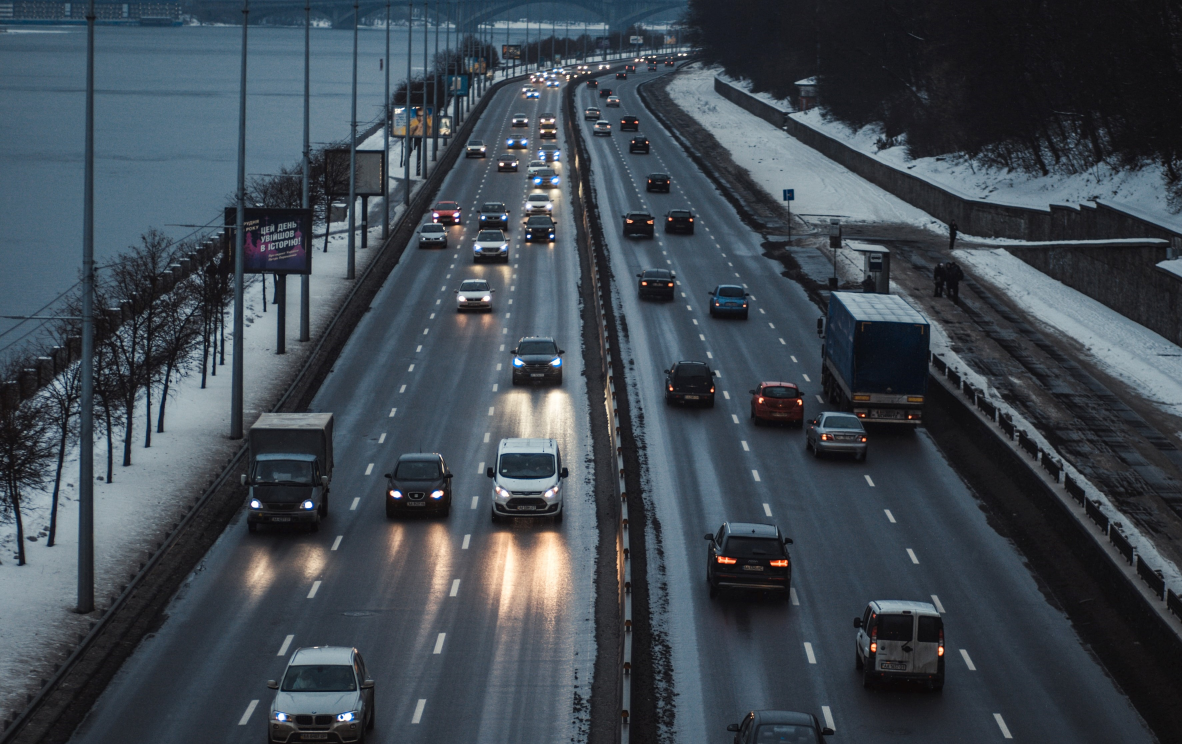
#> input picture Backy.jpg, 3546 x 2232 px, given in place of the camera (shown at 1/3 size)
$ python 'Speed Detection.py'
#> lines starting #> are read from the running program, lines starting #| are printed output that depends on the picture
import cv2
import numpy as np
import time
import matplotlib.pyplot as plt
import math


cap = cv2.VideoCapture(0)
startx = -1

def capture():
    print("Speed Detector ON")
    global startx
    startx = -1
    ####### capture startx
    _, prevc = cap.read()
#> prevc is the input picture: shape (2232, 3546, 3); mean B, G, R 81.7, 72.9, 63.8
    prevc= cv2.flip(prevc, 1)
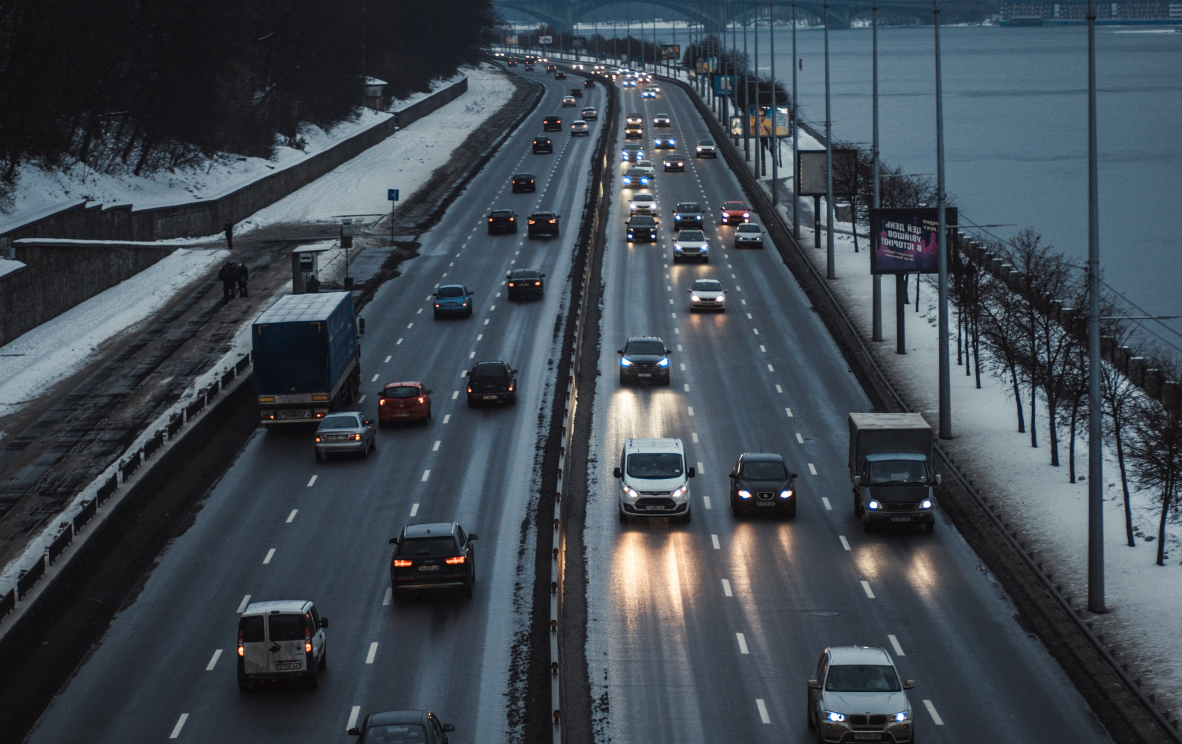
#> prevc: shape (2232, 3546, 3) (shown at 1/3 size); mean B, G, R 81.7, 72.9, 63.8

    while True:
        _, newc = cap.read()
        newc = cv2.flip(newc, 1)
        diffc = cv2.absdiff(prevc, newc)
#> diffc: shape (2232, 3546, 3); every value is 0
        diffc = cv2.cvtColor(diffc, cv2.COLOR_BGR2GRAY)
#> diffc: shape (2232, 3546); every value is 0
        diffc = cv2.blur(diffc, (4,4))
        _, diffc = cv2.threshold(diffc, 10,255, cv2.THRESH_BINARY)
        contorc = cv2.findContours(diffc, cv2.RETR_TREE, cv2.CHAIN_APPROX_SIMPLE)[0]
#> contorc = []

        for contc in contorc :
            if cv2.contourArea(contc) > 3000:
                (x1c,y1c),rad = cv2.minEnclosingCircle(contc)
                if x1c < 545 and x1c > 105:
                    startx = x1c
#> this loop made 0 passes

        prevc = newc.copy()

        #cv2.imshow("diffc", diffc)


        if cv2.waitKey(1) == 27 or startx != -1:

#> (key Esc is pressed here)
            break

    return startx

# right movement
def right():
    print("from right")
    endxr = -1
    global startx
    start_time = time.time()
    _, prevr = cap.read()
    prevr= cv2.flip(prevr, 1)
    while True:
        _, newr = cap.read()
        newr = cv2.flip(newr, 1)
        diffr = cv2.absdiff(prevr, newr)
        diffr = cv2.cvtColor(diffr, cv2.COLOR_BGR2GRAY)
        diffr = cv2.blur(diffr, (4,4))
        _, diffr = cv2.threshold(diffr, 10,255, cv2.THRESH_BINARY)
        contorr = cv2.findContours(diffr, cv2.RETR_TREE, cv2.CHAIN_APPROX_SIMPLE)[0]
#> contorr = []
        for contr in contorr :
            if cv2.contourArea(contr) > 30000:
                (x,y,w,h) = cv2.boundingRect(contr)
                (x1r,y1r),rad = cv2.minEnclosingCircle(contr)
                cv2.rectangle(prevr, (x,y), (x+w,y+h), (0,255,0), 2)
                if x1r > 550:
                    endxr = x1r
                    end_time = time.time()
                    print("it took {}".format(end_time-start_time))
                    print("Speed detected = {} px/sec".format(math.trunc(np.sqrt((550-startx)**2)/(end_time-start_time))))
                    cv2.putText(prevr, "speed:{} px/sec".format(math.trunc(np.sqrt((550-startx)**2)/(end_time-start_time))),(50,100),cv2.FONT_HERSHEY_SIMPLEX, 1, (0,255,0), 3)
                    break

        cv2.imshow("right", prevr)
        prevr = newr.copy()

        if endxr > 550 or cv2.waitKey(1) == 27:

#> (key Esc is pressed here)
            break
    return None

def left():
    global startx
    endx = 700
    print("from left")
    start_time = time.time()
    _, prev = cap.read()
    prev= cv2.flip(prev, 1)
    while True:
        _, new = cap.read()
        new = cv2.flip(new, 1)
        diff = cv2.absdiff(prev, new)
        diff = cv2.cvtColor(diff, cv2.COLOR_BGR2GRAY)
        diff = cv2.blur(diff, (4,4))
        _, diff = cv2.threshold(diff, 10,255, cv2.THRESH_BINARY)
        contor = cv2.findContours(diff, cv2.RETR_TREE, cv2.CHAIN_APPROX_SIMPLE)[0]
        for cont in contor :
            if cv2.contourArea(cont) > 30000:

                (x,y,w,h) = cv2.boundingRect(cont)
                (x1,y1),rad = cv2.minEnclosingCircle(cont)
                cv2.rectangle(prev, (x,y), (x+w,y+h), (0,255,0), 2)
                if x1 < 100:
                    endx = x1
                    end_time = time.time()
                    print("it took {}".format(end_time-start_time))
                    print("Speed detected = {} px/sec".format(math.trunc(np.sqrt((startx - x1)**2 )/(end_time-start_time))))
                    cv2.putText(prev, "speed:{} px/sec".format(math.trunc(np.sqrt((startx - x1)**2 )/(end_time-start_time))),(50,100),cv2.FONT_HERSHEY_SIMPLEX, 1, (0,255,0), 3)

                    break

        cv2.imshow("left", prev)
        prev = new.copy()

        if endx < 100 or cv2.waitKey(1) == 27:
            break
    return None


while True :
    if capture() < 150:
        right()

    elif cv2.waitKey(1) == 27:
        break
    else:
        left()


    if cv2.waitKey(1) == 27:
#> (key Esc is pressed here)
        break

cap.release()
cv2.destroyAllWindows()

$ run again, on Contact.jpg
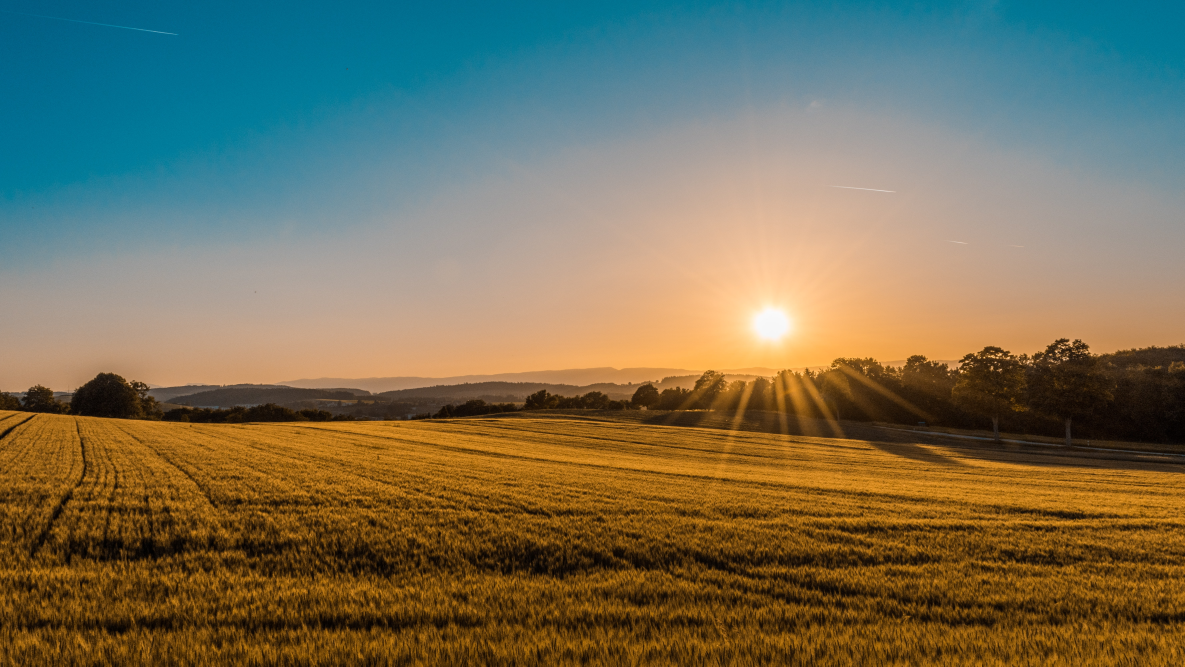
#> input picture Contact.jpg, 5923 x 3332 px, given in place of the camera (shown at 1/5 size)
#> in capture, prevc is the input picture: shape (3332, 5923, 3); mean B, G, R 88.7, 112.3, 117.5
#> in capture, `prevc= cv2.flip(prevc, 1)`:
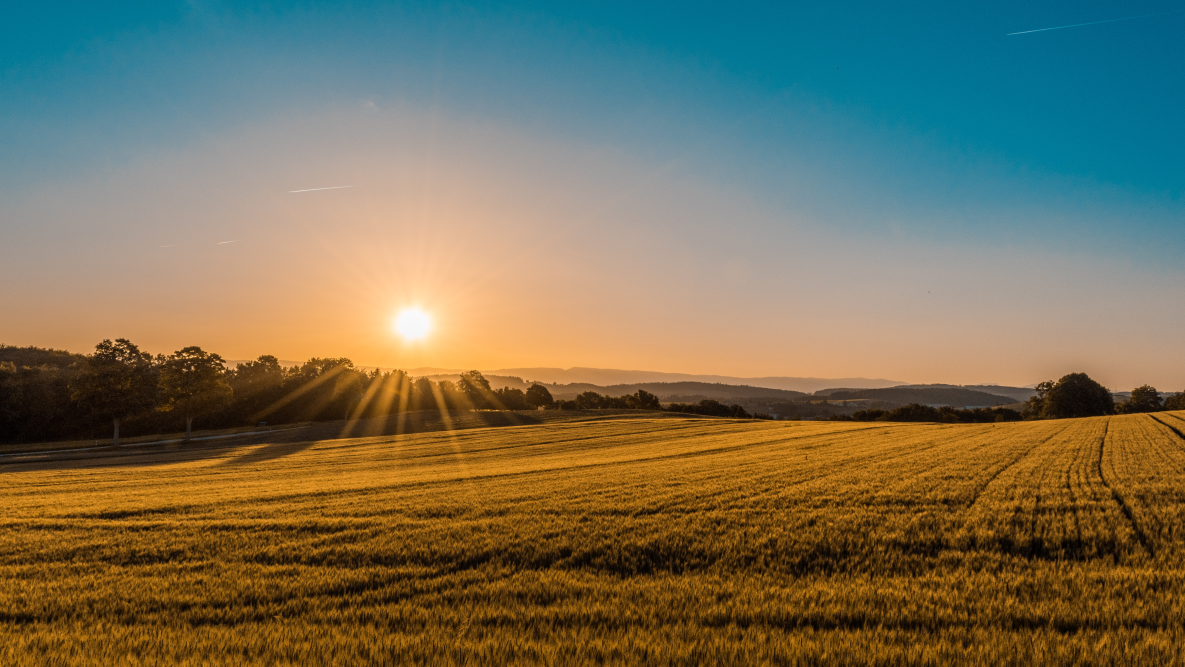
#> prevc: shape (3332, 5923, 3) (shown at 1/5 size); mean B, G, R 88.7, 112.3, 117.5
#> contorc = []
